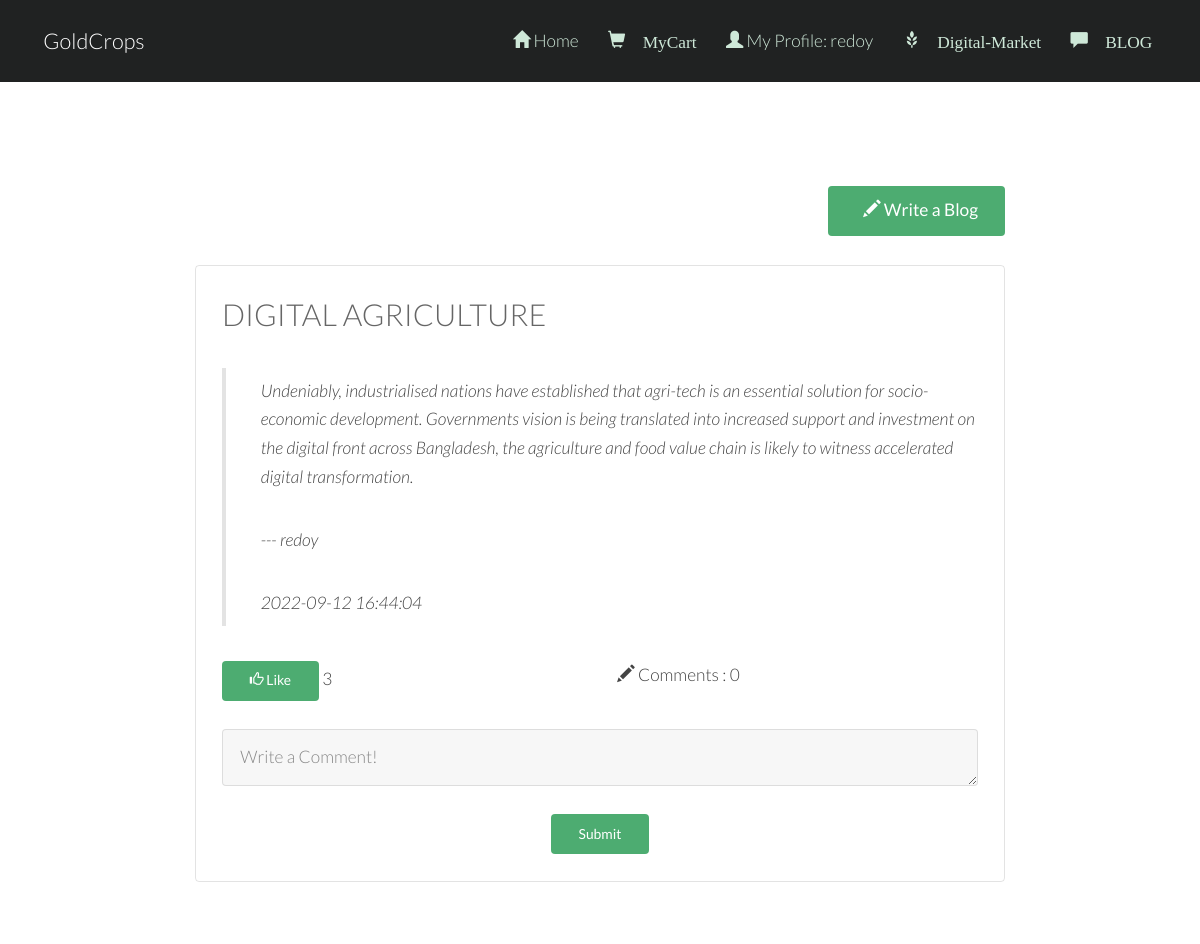
/blogView.php (signed in), run on the app's committed database.
### tables this page shows
CREATE TABLE `blogdata` (
  `blogId` int(10) NOT NULL,
  `blogUser` varchar(256) NOT NULL,
  `blogTitle` varchar(256) NOT NULL,
  `blogContent` longtext NOT NULL,
  `blogTime` timestamp NOT NULL DEFAULT current_timestamp(),
  `likes` int(10) NOT NULL DEFAULT 0
);

### blogView.php (the view, shortened to what this page needs)
<?php
	require 'db.php';
	$sql = "SELECT * FROM blogdata ORDER BY blogId DESC";
	$result = mysqli_query($conn, $sql);
?>
<!DOCTYPE HTML>
<html>
	<head>
        <link href="bootstrap\css\bootstrap.min.css" rel="stylesheet">
		<link rel="stylesheet" href="css/skel.css" />
		<link rel="stylesheet" href="css/style.css" />
		<link rel="stylesheet" href="css/style-xlarge.css" />
		<link rel="stylesheet" href="Blog/commentBox.css" />
	</head>
	<body class="subpage">
		<?php
			require 'menu.php';
		?>
			<section id="main" class="wrapper">
				<div class="inner">
					<div class="container" style="width: 70%">
					<div class="row uniform">
						<div class="9u 12u$(small)">
						</div>
						<div class="3u 12u$(small)">
							<a href="blogWrite.php" class="button special fit"><span class="glyphicon glyphicon-pencil"></span> Write a Blog</a>
						</div>
					</div>
					<br />
					<?php
						while($row = $result->fetch_array()) :
							$id = $row['blogId'];
							$sql = "SELECT * FROM blogfeedback WHERE blogId = '$id'";
							$result1 = mysqli_query($conn, $sql);
							$numComment = mysqli_num_rows($result1);
					?>
					<div class="box">
						<h2><?= $row['blogTitle']; ?></h2>
						<blockquote>
							<?= $row['blogContent']; ?>
							<p>--- <?= $row['blogUser']; ?></p>
							<p><?= $row['blogTime']; ?></p>
						</blockquote>
						<form method="post" action="blogView.php">
							<div class="row">
								<div class="6u 12u$(xsmall)">
									<button class = "button special small" name="<?php echo 'like'.$id; ?>">
									<span class="glyphicon glyphicon-thumbs-up"></span> Like</button>
									<span><?= $row['likes']?></span>
								</div>
								<div class="6u 12u$(xsmall)">
									<span class="glyphicon glyphicon-pencil"></span> Comments : <?= $numComment ?></button>
								</div>
								<div class="12u$">
									<br>
									<textarea name="comment" id="comment" rows="1" placeholder="Write a Comment!"></textarea>
								</div>
								<div class="12u$">
									<center>
									<br>
									<input type="submit" name="<?php echo 'submit'.$id; ?>" class="button special small" value="Submit"/>
									</center>
								</div>
							</div>
						</form>
					</div>
					<?php endwhile; ?>
				</div>
			</section>
	</body>
</html>

### css/skel.css (style rules this page uses)
html,body,div,span,applet,object,iframe,h1,h2,h3,h4,h5,h6,p,blockquote,pre,a,abbr,acronym,address,big,cite,code,del,dfn,em,img,ins,kbd,q,s,samp,small,strike,strong,sub,sup,tt,var,b,u,i,center,dl,dt,dd,ol,ul,li,fieldset,form,label,legend,table,caption,tbody,tfoot,thead,tr,th,td,article,aside,canvas,details,embed,figure,figcaption,footer,header,hgroup,menu,nav,output,ruby,section,summary,time,mark,audio,video { margin:0;padding:0;border:0;font-size:100%;font:inherit;vertical-align:baseline; }
article,aside,details,figcaption,figure,footer,header,hgroup,menu,nav,section { display:block; }
body { line-height:1; }
blockquote,q { quotes:none; }
blockquote:before,blockquote:after,q:before,q:after { content:'';content:none; }
body { -webkit-text-size-adjust:none }
*, *:before, *:after { -moz-box-sizing: border-box; -webkit-box-sizing: border-box; box-sizing: border-box; }
body { min-width: 1200px; }
.container { margin-left: auto; margin-right: auto; width: 1200px; }
.row { border-bottom: solid 1px transparent; }
.row > * { float: left; }
.row:after, .row:before { content: ''; display: block; clear: both; height: 0; }
.row.uniform > * > :first-child { margin-top: 0; }
.row.uniform > * > :last-child { margin-bottom: 0; }
.row > * { padding: 0 0 0 2em; }
.row { margin: 0 0 0 -2em; }
.row.uniform > * { padding: 2em 0 0 2em; }
.row.uniform { margin: -2em 0 0 -2em; }
.\31 2u, .\31 2u\24, .\31 2u\28 1\29, .\31 2u\24\28 1\29 { width: 100%; clear: none; }
.\39 u, .\39 u\24, .\39 u\28 1\29, .\39 u\24\28 1\29 { width: 75%; clear: none; }
.\36 u, .\36 u\24, .\36 u\28 1\29, .\36 u\24\28 1\29 { width: 50%; clear: none; }
.\33 u, .\33 u\24, .\33 u\28 1\29, .\33 u\24\28 1\29 { width: 25%; clear: none; }
.\31 2u\24 + *, .\31 2u\24\28 1\29 + *, .\31 1u\24 + *, .\31 1u\24\28 1\29 + *, .\31 0u\24 + *, .\31 0u\24\28 1\29 + *, .\39 u\24 + *, .\39 u\24\28 1\29 + *, .\38 u\24 + *, .\38 u\24\28 1\29 + *, .\37 u\24 + *, .\37 u\24\28 1\29 + *, .\36 u\24 + *, .\36 u\24\28 1\29 + *, .\35 u\24 + *, .\35 u\24\28 1\29 + *, .\34 u\24 + *, .\34 u\24\28 1\29 + *, .\33 u\24 + *, .\33 u\24\28 1\29 + *, .\32 u\24 + *, .\32 u\24\28 1\29 + *, .\31 u\24 + *, .\31 u\24\28 1\29 + * { clear: left; }

### css/style-xlarge.css (style rules this page uses)
body, input, select, textarea { font-size: 13pt; }

### css/style-large.css (style rules this page uses)
body, input, select, textarea { font-size: 13pt; }

### data on the page
blogdata: blogTitle "DIGITAL AGRICULTURE", blogContent "Undeniably, industrialised nations have established that agri-tech is an essential solution for socio-economic development. Governments vision is being translated into increased support and investment on the digital front across Bangladesh, the agriculture and food value chain is likely to witness accelerated digital transformation.", blogUser "redoy", blogTime "2022-09-12 16:44:04", likes "3", numComment "0"

### other printed values
$loginProfile "My Profile: redoy"
